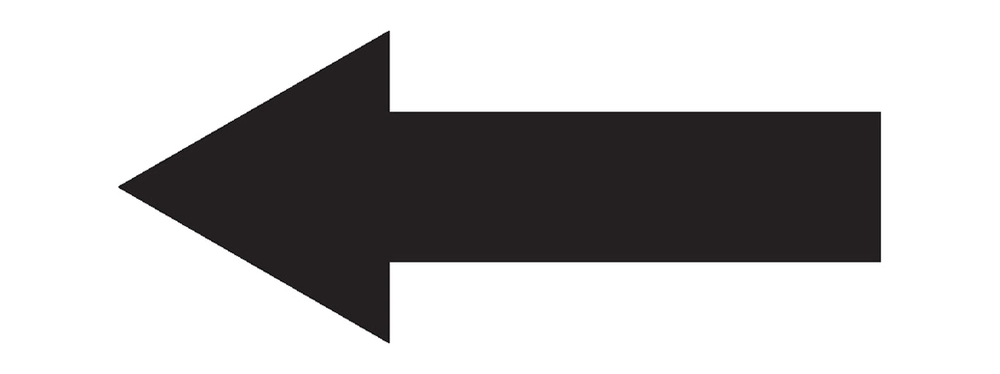
#> input picture sample_images/arrows/arrow2_left.png, 1000 x 374 px, shrunk from 2000 x 749 before the run, found by its file name
$ python testing2.py   (Python 2 division)
#> lines starting #> are read from the running program, lines starting #| are printed output that depends on the picture
import cv2,time

img = cv2.imread('/home/celeritas/PycharmProjects/opencv/sample_images/arrows/arrow2_left.png')
#> img is the input picture: shape (374, 1000, 3); mean B, G, R 185.6, 185, 186.5
img2 = img

height, width, channels = img.shape
#> height = 374; width = 1000; channels = 3
# Number of pieces Horizontally
CROP_W_SIZE  = 3
# Number of pieces Vertically to each Horizontal
CROP_H_SIZE = 2

for ih in range(CROP_H_SIZE ):
    for iw in range(CROP_W_SIZE ):

        x = width/CROP_W_SIZE * iw
        y = height/CROP_H_SIZE * ih
        h = (height / CROP_H_SIZE)
        w = (width / CROP_W_SIZE )
        print(x,y,h,w)
        img = img[y:y+h, x:x+w]


        NAME = str(time.time())
        cv2.imwrite("CROP/" + str(time.time()) +  ".png",img)
        img = img2
#> this loop made 2 passes
#> pass 1, `cv2.imwrite("CROP/" + str(time.time()) +  ".png",img)`:
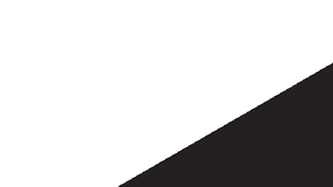
#> saved as 1795163838.0184228.png: shape (187, 333, 3); mean B, G, R 207.1, 206.7, 207.7
#> pass 1, `cv2.imwrite("CROP/" + str(time.time()) +  ".png",img)`:
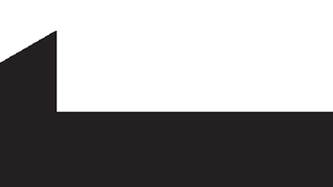
#> saved as 1795163838.0225887.png: shape (187, 333, 3); mean B, G, R 152.3, 151.4, 153.7
#> pass 1, `cv2.imwrite("CROP/" + str(time.time()) +  ".png",img)`:
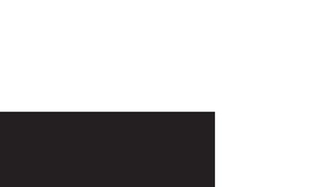
#> saved as 1795163838.0259936.png: shape (187, 333, 3); mean B, G, R 197.2, 196.7, 198
#> pass 2, `cv2.imwrite("CROP/" + str(time.time()) +  ".png",img)`:
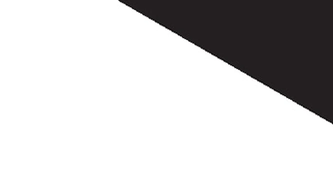
#> saved as 1795163838.0288894.png: shape (187, 333, 3); mean B, G, R 207.1, 206.7, 207.7
